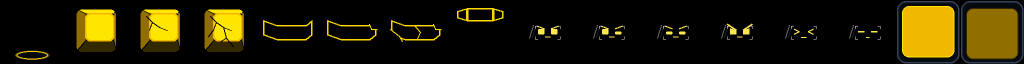
#> input picture asset_work/tidy/numbered/11_kb_z_amber_t1.png, 2048 x 128 px (shown at 1/2 size)
$ python -i atlas.py   (imports and definitions only)
#> lines starting #> are read from the running program, lines starting #| are printed output that depends on the picture
# <META - FILE SUMMARY - Canonical atlas builder that packs images into a grid PNG>
"""Canonical atlas builder shared by asset generators."""
from pathlib import Path
from typing import Iterable, Sequence
from PIL import Image

class AtlasBuilder:
    # <META - ROLE : Store slot size and column count for atlas layout | L9-11>
    def __init__(self, slot_size: tuple[int, int] = (128, 128), columns: int | None = None):
        self.slot_size = slot_size
        self.columns = columns

    # <META - ROLE : Pack a sequence of images into a grid atlas PNG with optional preview | L14-28>
    def build(self, images: Sequence[Image.Image], output: Path, *, preview: Path | None = None) -> Path:
        if not images:
            raise ValueError("Atlas requires at least one image")
        width, height = self.slot_size
        columns = self.columns or len(images)
        rows = (len(images) + columns - 1) // columns
        atlas = Image.new("RGBA", (width * columns, height * rows), (0, 0, 0, 0))
        for index, image in enumerate(images):
            atlas.paste(image.convert("RGBA").resize(self.slot_size), ((index % columns) * width, (index // columns) * height), image.convert("RGBA").resize(self.slot_size))
        output.parent.mkdir(parents=True, exist_ok=True)
        atlas.save(output, "PNG")
        if preview:
            preview.parent.mkdir(parents=True, exist_ok=True)
            atlas.save(preview, "PNG")
        return output

>>> import cv2
>>> picture = cv2.imread('../numbered/11_kb_z_amber_t1.png', cv2.IMREAD_GRAYSCALE)
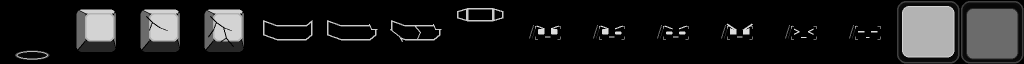
#> picture: shape (128, 2048) (shown at 1/2 size); min 0, max 228, mean 27.4
>>> result = AtlasBuilder().build(picture, 'out.png')
#> (the run stopped early here; a loop or call above may not have finished)
